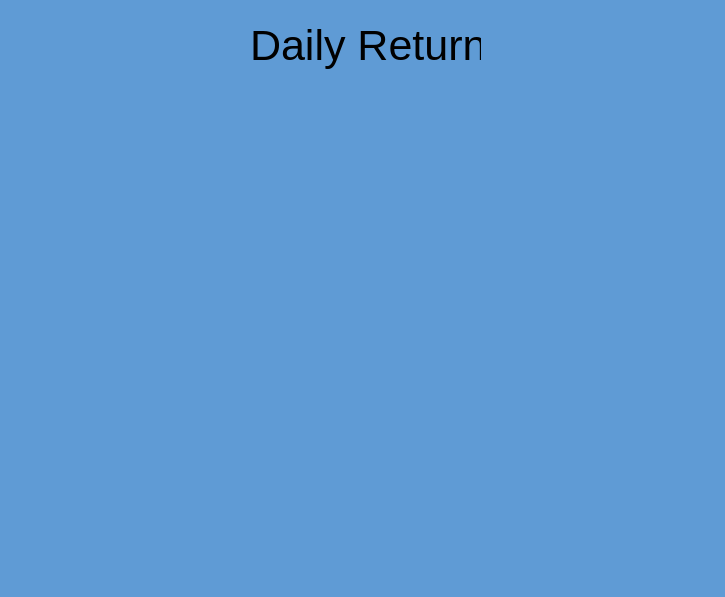
<?xml version="1.0" encoding="UTF-8"?>
<ui version="4.0">
 <class>Dialog</class>
 <widget class="QDialog" name="Dialog">
  <property name="geometry">
   <rect>
    <x>0</x>
    <y>0</y>
    <width>725</width>
    <height>597</height>
   </rect>
  </property>
  <property name="windowTitle">
   <string>Dialog</string>
  </property>
  <property name="styleSheet">
   <string notr="true">background-color: rgb(95, 155, 213);</string>
  </property>
  <widget class="QLabel" name="label">
   <property name="geometry">
    <rect>
     <x>250</x>
     <y>20</y>
     <width>231</width>
     <height>51</height>
    </rect>
   </property>
   <property name="font">
    <font>
     <pointsize>32</pointsize>
    </font>
   </property>
   <property name="text">
    <string>Daily Return</string>
   </property>
  </widget>
  <widget class="QWidget" name="verticalWidget" native="true">
   <property name="geometry">
    <rect>
     <x>50</x>
     <y>110</y>
     <width>621</width>
     <height>431</height>
    </rect>
   </property>
   <layout class="QVBoxLayout" name="verticalLayout"/>
  </widget>
 </widget>
 <resources/>
 <connections/>
</ui>
